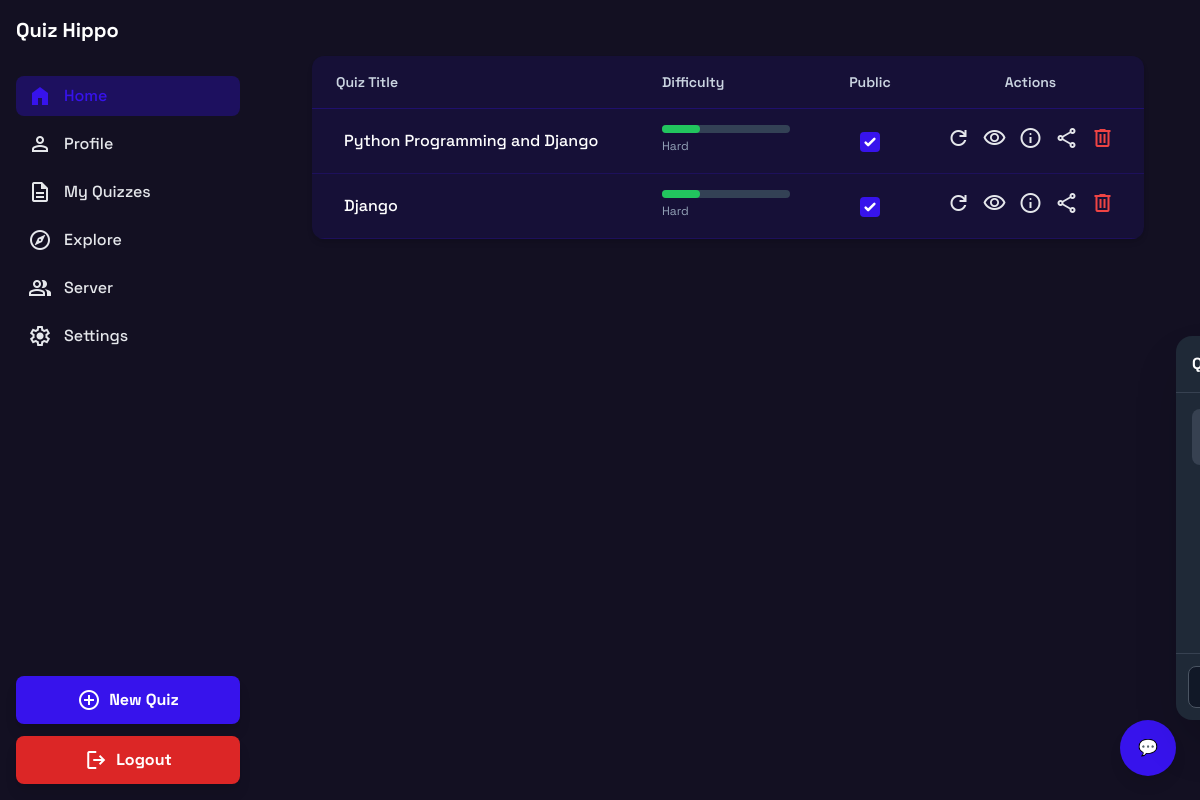
Page /all_quizes/ (signed in) on the committed database.
### app/models.py (models this page shows, shortened)
class Quiz(models.Model):
    QUESTION_PREFERENCES = [
        ('SHORT', 'Short Questions'),
        ('TF', 'True/False'),
        ('MCQ', 'Multiple Choice'),
        ('FILL', 'Fill in the Blank'),
        ('MIX', 'Mix'),
    ]
    topic = models.CharField(max_length=200)
    difficulty = models.IntegerField(default=1)
    user = models.ForeignKey(User, on_delete=models.CASCADE, null=True, blank=True, related_name="quizzes")
    question_preference = models.CharField(max_length=10, choices=QUESTION_PREFERENCES, default="MIX")
    shared_with = models.ManyToManyField(User, related_name="shared_quizzes", blank=True)
    is_public = models.BooleanField(default=False)
    category = models.CharField(max_length=100, blank=True)

### app/views.py (the view)
# urls.py: path('all_quizes/', views.all_quizes, name='all_quizes'),
def all_quizes(request):
    user = request.user
    quizzes = (Quiz.objects.filter(user=user) | Quiz.objects.filter(shared_with=user)).distinct()
    for quiz in quizzes:
        attempt = QuizAttempt.objects.filter(user=user, quiz=quiz).first()
        quiz.attempt = attempt
        quiz.attempted = attempt is not None
    paginator = Paginator(quizzes, 5)
    page_number = request.GET.get('page')
    page_obj = paginator.get_page(page_number)
    return render(request, 'all-quizes.html', {'page_obj': page_obj})

### templates/all-quizes.html (shortened to what this page needs)
{% extends "base.html" %}
{% load static %}
{% block content %}
<main class="flex-1 p-4 sm:p-6 bg-background-light dark:bg-background-dark">
  <div class="bg-white dark:bg-primary/10 rounded-xl shadow-md overflow-hidden">
    <div class="overflow-x-auto">
      <table class="w-full text-left">
        <thead class="border-b border-primary/20 dark:border-primary/30">
          <tr>
            <th class="px-6 py-4 text-sm font-semibold text-slate-600 dark:text-slate-300">Quiz Title</th>
            <th class="px-6 py-4 text-sm font-semibold text-slate-600 dark:text-slate-300">Difficulty</th>
            <th class="px-6 py-4 text-sm font-semibold text-slate-600 dark:text-slate-300 text-center">Public</th>
            <th class="px-6 py-4 text-sm font-semibold text-slate-600 dark:text-slate-300 text-center">Actions</th>
          </tr>
        </thead>
        <tbody>
          {% for quiz in page_obj %}
          <tr class="border-b border-primary/10 dark:border-primary/20">
            <td class="px-6 py-4 whitespace-nowrap text-slate-800 dark:text-white font-medium">
               {{ quiz.topic }}
            </td>
            <td class="px-6 py-4">
              <div class="w-32 bg-slate-200 dark:bg-slate-700 rounded-full h-2">
                <div class="bg-green-500 h-2 rounded-full"
                     style="width: {{ quiz.difficulty|add:"0" }}0%"></div>
              </div>
              <span class="text-xs text-slate-500 dark:text-slate-400">
                {% if quiz.difficulty == 1 %} Easy
                {% elif quiz.difficulty == 2 %} Medium
                {% elif quiz.difficulty == 3 %} Hard
                {% else %} Custom
                {% endif %}
              </span>
            </td>
            <td class="px-6 py-4 text-center">
              <form method="post" action="{% url 'is_public' quiz.id %}">
                <input type="checkbox" name="is_public" onchange="this.form.submit()"
                       {% if quiz.is_public %}checked{% endif %}
                       class="h-5 w-5 rounded border-gray-300 text-primary focus:ring-primary">
              </form>
            </td>
            <td class="px-6 py-4 text-center">
              <div class="flex justify-center items-center space-x-3">
                {% if quiz.attempted %}
                  <a href="{% url 'retake_quiz' quiz.id %}" class="icon-btn group relative">
                    <span class="material-symbols-outlined">refresh</span>
                  </a>
                  <a href="{% url 'quiz_result' quiz.attempt.id %}" class="icon-btn group relative">
                    <span class="material-symbols-outlined">visibility</span>
                  </a>
                {% else %}
                  <a href="{% url 'quiz_take' quiz.id %}" class="icon-btn group relative">
                    <span class="material-symbols-outlined">play_arrow</span>
                    <span class="tooltip">Start Quiz</span>
                  </a>
                {% endif %}
                <a href="{% url 'quiz_detail' quiz.id %}" class="icon-btn group relative">
                  <span class="material-symbols-outlined">info</span>
                </a>
                <button type="button" class="icon-btn group relative" onclick="openShareModal({{ quiz.id }})">
                  <span class="material-symbols-outlined">share</span>
                </button>
                <a href="{% url 'delete_quiz' quiz.id %}" class="icon-btn text-red-500 group relative">
                  <span class="material-symbols-outlined">delete</span>
                </a>
              </div>
            </td>
          </tr>
          {% empty %}
          <tr>
            <td colspan="4" class="px-6 py-4 text-center text-slate-500 dark:text-slate-400">
              No quizzes yet
            </td>
          </tr>
          {% endfor %}
        </tbody>
      </table>
    </div>
  </div>
</main>
{% endblock content %}

### templates/base.html (style rules this page uses)
body { font-family: 'Space Grotesk', sans-serif; }
.material-symbols-outlined { font-variation-settings: "FILL" 0, "wght" 400, "GRAD" 0, "opsz" 24; }

### rows in the picture
Quiz: topic "Python Programming and Django", difficulty 3 (drawn), is_public "☑"
Quiz: topic "Django", difficulty 3 (drawn), is_public "☑"
